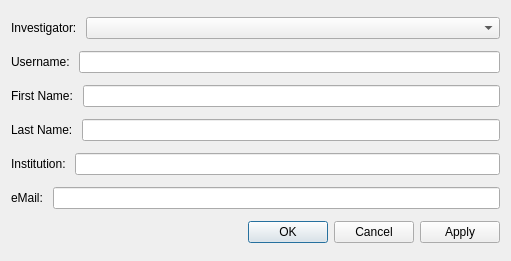
<?xml version="1.0" encoding="UTF-8"?>
<ui version="4.0">
 <class>InvestigatorDialog</class>
 <widget class="QDialog" name="InvestigatorDialog">
  <property name="geometry">
   <rect>
    <x>0</x>
    <y>0</y>
    <width>511</width>
    <height>261</height>
   </rect>
  </property>
  <property name="windowTitle">
   <string>Investigator</string>
  </property>
  <layout class="QVBoxLayout" name="verticalLayout">
   <item>
    <layout class="QHBoxLayout" name="comboBoxHorizontalLayout">
     <item>
      <widget class="QLabel" name="investigatorLabel">
       <property name="sizePolicy">
        <sizepolicy hsizetype="Minimum" vsizetype="Preferred">
         <horstretch>0</horstretch>
         <verstretch>0</verstretch>
        </sizepolicy>
       </property>
       <property name="text">
        <string>Investigator: </string>
       </property>
      </widget>
     </item>
     <item>
      <widget class="QComboBox" name="investigatorComboBox">
       <property name="sizePolicy">
        <sizepolicy hsizetype="Preferred" vsizetype="Fixed">
         <horstretch>1</horstretch>
         <verstretch>0</verstretch>
        </sizepolicy>
       </property>
      </widget>
     </item>
    </layout>
   </item>
   <item>
    <layout class="QHBoxLayout" name="usernameHorizontalLayout">
     <item>
      <widget class="QLabel" name="usernameLabel">
       <property name="text">
        <string>Username: </string>
       </property>
      </widget>
     </item>
     <item>
      <widget class="QLineEdit" name="usernameLineEdit"/>
     </item>
    </layout>
   </item>
   <item>
    <layout class="QHBoxLayout" name="firstNameHorizontalLayout">
     <item>
      <widget class="QLabel" name="firstNameLabel">
       <property name="text">
        <string>First Name: </string>
       </property>
      </widget>
     </item>
     <item>
      <widget class="QLineEdit" name="firstNameLineEdit"/>
     </item>
    </layout>
   </item>
   <item>
    <layout class="QHBoxLayout" name="lastNameHorizontalLayout">
     <item>
      <widget class="QLabel" name="lastNameLabel">
       <property name="text">
        <string>Last Name: </string>
       </property>
      </widget>
     </item>
     <item>
      <widget class="QLineEdit" name="lastNameLineEdit"/>
     </item>
    </layout>
   </item>
   <item>
    <layout class="QHBoxLayout" name="institutionHorizontalLayout">
     <item>
      <widget class="QLabel" name="institutionLabel">
       <property name="text">
        <string>Institution: </string>
       </property>
      </widget>
     </item>
     <item>
      <widget class="QLineEdit" name="institutionLineEdit"/>
     </item>
    </layout>
   </item>
   <item>
    <layout class="QHBoxLayout" name="eMailHorizontalLayout">
     <item>
      <widget class="QLabel" name="eMailLabel">
       <property name="text">
        <string>eMail: </string>
       </property>
      </widget>
     </item>
     <item>
      <widget class="QLineEdit" name="eMailLineEdit"/>
     </item>
    </layout>
   </item>
   <item>
    <widget class="QDialogButtonBox" name="buttonBox">
     <property name="orientation">
      <enum>Qt::Horizontal</enum>
     </property>
     <property name="standardButtons">
      <set>QDialogButtonBox::Apply|QDialogButtonBox::Cancel|QDialogButtonBox::Ok</set>
     </property>
    </widget>
   </item>
  </layout>
 </widget>
 <resources/>
 <connections>
  <connection>
   <sender>buttonBox</sender>
   <signal>accepted()</signal>
   <receiver>InvestigatorDialog</receiver>
   <slot>accept()</slot>
   <hints>
    <hint type="sourcelabel">
     <x>248</x>
     <y>254</y>
    </hint>
    <hint type="destinationlabel">
     <x>157</x>
     <y>274</y>
    </hint>
   </hints>
  </connection>
  <connection>
   <sender>buttonBox</sender>
   <signal>rejected()</signal>
   <receiver>InvestigatorDialog</receiver>
   <slot>reject()</slot>
   <hints>
    <hint type="sourcelabel">
     <x>316</x>
     <y>260</y>
    </hint>
    <hint type="destinationlabel">
     <x>286</x>
     <y>274</y>
    </hint>
   </hints>
  </connection>
  <connection>
   <sender>buttonBox</sender>
   <signal>clicked(QAbstractButton*)</signal>
   <receiver>InvestigatorDialog</receiver>
   <slot>update()</slot>
   <hints>
    <hint type="sourcelabel">
     <x>255</x>
     <y>240</y>
    </hint>
    <hint type="destinationlabel">
     <x>255</x>
     <y>130</y>
    </hint>
   </hints>
  </connection>
 </connections>
</ui>
